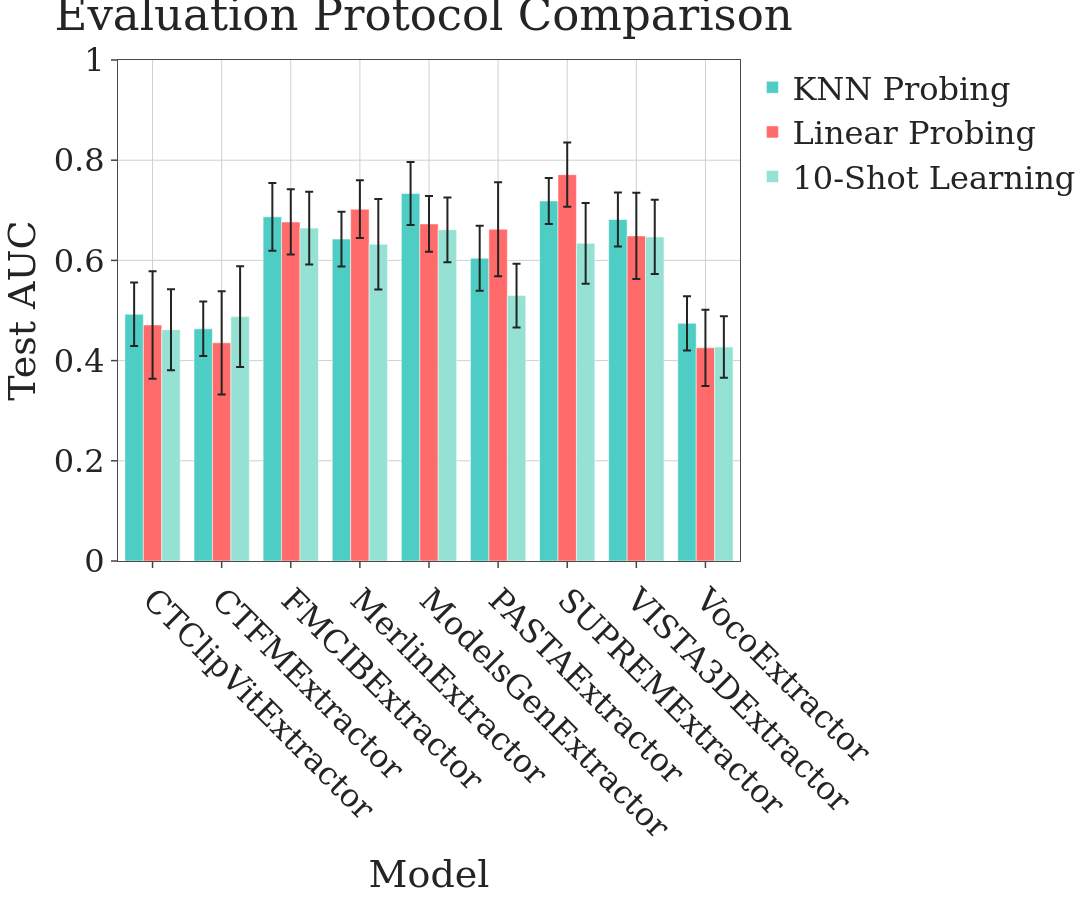

The cell this chart's notebook holds for it:
### Markdown cell above
## Comparison: KNN vs Linear Probing vs Few-Shot

### Code cell
# Create comparison visualization
model_names = list(linear_probing_results.keys())

knn_means = [test_accuracies_dict[m]['mean'] for m in model_names]
linear_means = [linear_probing_results[m]['mean'] for m in model_names]
few_shot_10_means = [few_shot_results[10][m]['mean'] for m in model_names]

knn_errors = [test_accuracies_dict[m]['ci95'][1] - test_accuracies_dict[m]['mean'] for m in model_names]
linear_errors = [linear_probing_results[m]['ci95'][1] - linear_probing_results[m]['mean'] for m in model_names]
few_shot_errors = [few_shot_results[10][m]['ci95'][1] - few_shot_results[10][m]['mean'] for m in model_names]

fig = go.Figure()

fig.add_trace(go.Bar(
    x=model_names,
    y=knn_means,
    error_y=dict(type='data', array=knn_errors),
    name='KNN Probing',
    marker_color='#4ECDC4'
))

fig.add_trace(go.Bar(
    x=model_names,
    y=linear_means,
    error_y=dict(type='data', array=linear_errors),
    name='Linear Probing',
    marker_color='#FF6B6B'
))

fig.add_trace(go.Bar(
    x=model_names,
    y=few_shot_10_means,
    error_y=dict(type='data', array=few_shot_errors),
    name='10-Shot Learning',
    marker_color='#95E1D3'
))

apply_r_style(fig, font_size=32)
fig.update_layout(
    title='Evaluation Protocol Comparison',
    xaxis_title='Model',
    yaxis_title='Test AUC',
    barmode='group',
    height=FIG_SIZE,
    width=1400,
    template='simple_white',
    xaxis_tickangle=45
)
fig.update_yaxes(range=[0, 1.0])

fig.write_image(PLOTS_DIR / f"c4c_kits_evaluation_protocols.png")

fig.show()

print(f"Correlation KNN vs Linear Probing: {np.corrcoef(knn_means, linear_means)[0, 1]:.4f}")
print(f"Correlation KNN vs 10-Shot: {np.corrcoef(knn_means, few_shot_10_means)[0, 1]:.4f}")
print("Interpretation:")
print("  High KNN-Linear correlation (>0.8): Consistent feature quality assessment")
print("  10-Shot vs KNN: Difference shows data-efficiency gains with simple learning")

### Figure 1 — Plotly figure (JSON) as saved in the notebook; plotly's stock layout.template omitted (floating-point values rounded to 4 significant figures)
{"data": [{"error_y": {"array": [0.06353, 0.05439, 0.06755, 0.05477, 0.06273, 0.06475, 0.04609, 0.05389, 0.05409], "type": "data"}, "marker": {"color": "#4ECDC4"}, "name": "KNN Probing", "type": "bar", "x": ["CTClipVitExtractor", "CTFMExtractor", "FMCIBExtractor", "MerlinExtractor", "ModelsGenExtractor", "PASTAExtractor", "SUPREMExtractor", "VISTA3DExtractor", "VocoExtractor"], "y": [0.4925, 0.4633, 0.6869, 0.6425, 0.7336, 0.6042, 0.7186, 0.6817, 0.4744]}, {"error_y": {"array": [0.1073, 0.1031, 0.06511, 0.05755, 0.05563, 0.094, 0.06401, 0.08612, 0.07609], "type": "data"}, "marker": {"color": "#FF6B6B"}, "name": "Linear Probing", "type": "bar", "x": ["CTClipVitExtractor", "CTFMExtractor", "FMCIBExtractor", "MerlinExtractor", "ModelsGenExtractor", "PASTAExtractor", "SUPREMExtractor", "VISTA3DExtractor", "VocoExtractor"], "y": [0.4711, 0.4356, 0.6767, 0.7022, 0.6728, 0.6622, 0.7711, 0.6489, 0.4256]}, {"error_y": {"array": [0.08099, 0.1003, 0.07281, 0.09014, 0.06459, 0.06363, 0.08057, 0.07407, 0.06152], "type": "data"}, "marker": {"color": "#95E1D3"}, "name": "10-Shot Learning", "type": "bar", "x": ["CTClipVitExtractor", "CTFMExtractor", "FMCIBExtractor", "MerlinExtractor", "ModelsGenExtractor", "PASTAExtractor", "SUPREMExtractor", "VISTA3DExtractor", "VocoExtractor"], "y": [0.4617, 0.4878, 0.6644, 0.6322, 0.6611, 0.5297, 0.6342, 0.6469, 0.4272]}], "layout": {"barmode": "group", "font": {"family": "DejaVu Serif", "size": 32}, "height": 900, "margin": {"b": 60, "l": 60, "r": 40, "t": 60}, "paper_bgcolor": "white", "plot_bgcolor": "white", "title": {"text": "Evaluation Protocol Comparison"}, "width": 1400, "xaxis": {"gridcolor": "#D0D0D0", "linecolor": "#4B4B4B", "mirror": true, "showgrid": true, "tickangle": 45, "ticklen": 6, "ticks": "outside", "tickwidth": 1.5, "title": {"text": "Model"}, "zeroline": false}, "yaxis": {"gridcolor": "#D0D0D0", "linecolor": "#4B4B4B", "mirror": true, "range": [0, 1.0], "showgrid": true, "ticklen": 6, "ticks": "outside", "tickwidth": 1.5, "title": {"text": "Test AUC"}, "zeroline": false}}}
